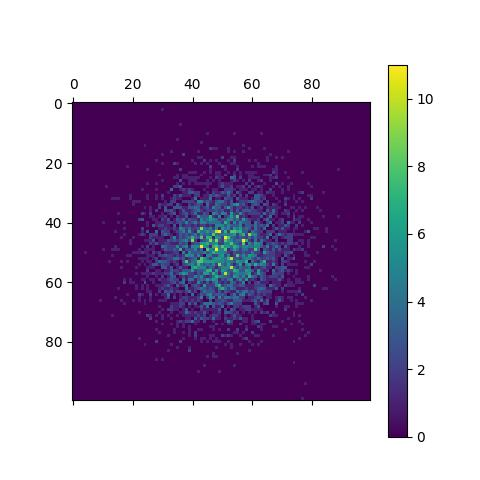

Generate this figure with Python:
import numpy as np
from matplotlib import pyplot as plt

# Настройка гистограммы
plt.figure(figsize=(7, 6))
plt.title('Gauss 2D')

# Получение данных
np.random.seed(34)
data = np.random.normal(32, 1, size=10000)
x = data[:5000]
y = data[5000:]

# Построение данных
x_edges = np.linspace(28, 36, 101)
y_edges = np.linspace(28, 36, 101)
distribution, x_edges, y_edges = np.histogram2d(x, y, bins=(x_edges, y_edges))

cs = plt.matshow(distribution)
plt.colorbar(cs)

# Сохранение
plt.savefig('Gauss 2D.jpg')